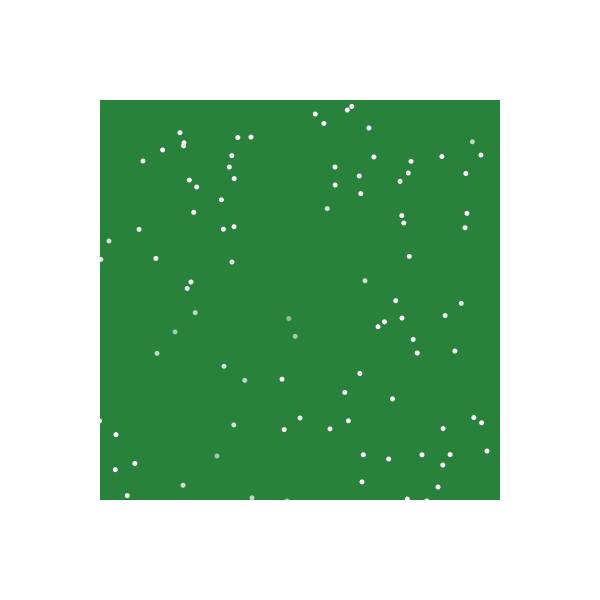
Frame 1 (no input)
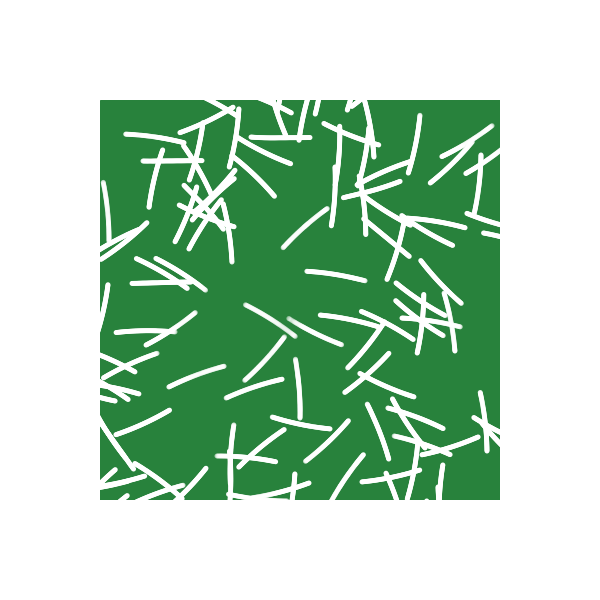
Frame 60 (the mouse pressed at the canvas centre just before this capture)
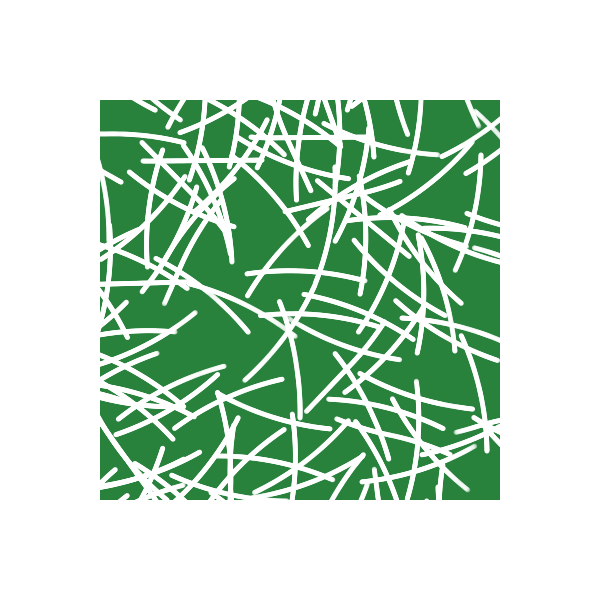
Frame 120 (the mouse held since frame 60 and released just before this capture)

The Processing sketch that drew these frames (run headless with seeded random() and noise(); from frame 60 on, the mouse is pressed at the canvas centre):

// Processing sketch: Snow_Particles_glow
// ── Snow_Particles_glow.pde
//The movement is not with Sin function, it is with a a/b function
//Change in plan, a/b produce a curve shape
// I want a straight line
//The movement of all particles is the same with the same steps and same time
//The speed is the same for every particle

int num = 200;
float circle = 80;
float cirsz = circle*circle;
float smallang=1;

int timestep=5;
int time=0;

float step=5;
float eachstep=step/timestep;

boolean[] range=new boolean[num];
boolean ox_link=false;
boolean[] connection=new boolean[num];

float[] x = new float[num];
float[] y = new float[num]; 

float[] ang = new float[num];
float[] nxtang = new float[num];

int[] intensity = new int[num];
int intensityDiv=10;

void setup(){
  size(600,600);
  background(255);
  for(int i=0;i<num;i++){
    x[i]=(float)Math.floor(Math.random()*width+(circle))-circle;
    y[i]=(float)Math.floor(Math.random()*height+(circle))-circle;
    ang[i]=(float)Math.floor(Math.random()*(360/smallang))*smallang;
    nxtang[i]=(float)Math.floor(Math.random()*(360/smallang))*smallang;
    connection[i]=false;
    range[i]=true;
    intensity[i]=0;
  }
  
}

void draw(){
  clear();
  if(frameCount == 1){
    noStroke();
    strokeWeight(30);
    fill(40,130,60);
    quad(100,100,100,500,500,500,500,100);
    strokeWeight(1);
  }
  //background(255);
  stroke(255);
  strokeWeight(1);
  
  analyse_points();
  
  //The angle change can be from small to big back to small or the nearest wy yo reach it
  //I choose th9e nearest wy to reach it
  
  for(int i=0;i<num;i++){
    x[i]=x[i]+((cos(radians(ang[i])))*eachstep);
    y[i]=y[i]+((sin(radians(ang[i])))*eachstep);
    range[i]=true;
    if(x[i]>width+(circle*2) || x[i]<0-(circle*2) || y[i]>height+(circle*2) || y[i]<0-(circle*2) ){
      range[i]=false;
    }
    noStroke();
    if (intensity[i]>intensityDiv){
      fill((255));
    } else{
      fill(255,255,255,(255/intensityDiv)*intensity[i]);
    }
    ellipse(x[i],y[i],5,5);
    intensity[i]=0;
    stroke(255);
  }
  
  time++;
  if (time==timestep){
    time=0;
    angle_change();
  }
}

void analyse_points(){
  
  for(int i=0;i<num;i++){

    for(int j=i+1;j<num;j++){
      ox_link=false;
      
      float lnsz = (float)(Math.pow(x[i]-x[j],2)+Math.pow(y[i]-y[j],2));
      
      if((lnsz < cirsz) && (range[i] == true || range[j]==true) ){
        //stroke(((cirsz-lnsz)/cirsz)*255);
        //line(x[i],y[i],x[j],y[j]);
        ox_link=true;
        intensity[i]++;
        intensity[j]++;
        if (range[i] == true){
          connection[j]=true;
        }
      }
      if(range[i] == true || ox_link == true){
        connection[i]=true;
      }
    }
    if(connection[i] == false && range[i]==false){
      float position =(float)Math.floor(Math.random()*360);
      x[i]=(cos(radians(position))*((width+circle)/2))+(width/2);
      y[i]=(sin(radians(position))*((height+circle)/2))+(height/2);
      //x[i]=(float)Math.floor(Math.random()*width+(circle))-circle;
      //y[i]=(float)Math.floor(Math.random()*height+(circle))-circle;
      ang[i]=(float)Math.floor(Math.random()*(360/smallang))*smallang;
      nxtang[i]=(float)Math.floor(Math.random()*(360/smallang))*smallang;
      range[i]=true;
      intensity[i]=0;
    }
    connection[i]=false;
  }
}

void angle_change(){
  for(int i=0;i<num;i++){
    if (ang[i] == -smallang || ang[i]==360+smallang){
      ang[i]=smallang;
    }
    float difang = nxtang[i]-ang[i];
    if(difang==0){
      nxtang[i]=(float)Math.floor(Math.random()*(360/smallang))*smallang;
    } else if (difang >= 90 && difang <= 270){
      ang[i]=ang[i]+smallang;
    } else {
      ang[i]=ang[i]-smallang;
    }
  }
}
